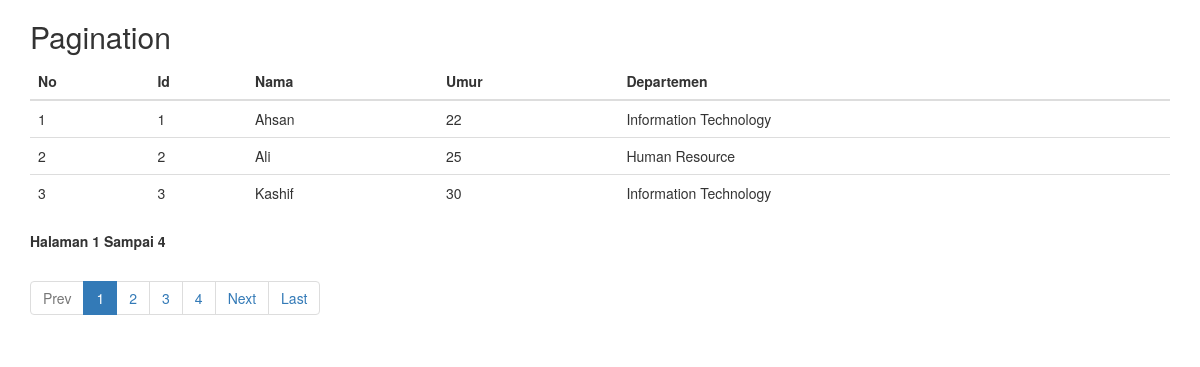
The page / on the database its author committed.
### tables this page shows
CREATE TABLE `pagination_table` (
  `id` int(10) NOT NULL,
  `name` varchar(250) NOT NULL,
  `age` int(10) NOT NULL,
  `dept` varchar(250) NOT NULL
);

### index.php (the view, shortened to what this page needs)
<!DOCTYPE html>
<html lang="en">
<head>
    <link rel="stylesheet" href="css/bootstrap.min.css">
</head>
<body>
<div class="container">
  <h2>Pagination</h2>
  <table class="table">
    <thead>
      <tr>
        <th>No</th>
        <th>Id</th>
        <th>Nama</th>
        <th>Umur</th>
        <th>Departemen</th>
      </tr>
    </thead>
    <tbody>
    <?php
        include "koneksi.php";
        if(isset($_GET['page']) && $_GET['page'] !="" ){
            $page = $_GET['page'];
        }else{
            $page = 1;
        }
        $total_data_page = 3;
        $offset = ($page - 1) * $total_data_page;
        $next_page = $page + 1;
        $prev_page = $page - 1;
        $result = $conn->query("SELECT * FROM pagination_table");
        $total_records = mysqli_num_rows($result);
        $total_no_page = ceil($total_records/$total_data_page);
        $resultPerPage = $conn->query("SELECT * FROM pagination_table
            LIMIT $offset,$total_data_page");
    ?>
    <?php $no = $offset+1; ?>
    <?php  while($row = mysqli_fetch_assoc($resultPerPage)) : ?>
        <tr>
            <td><?= $no; ?></td>
            <td><?= $row['id']; ?></td>
            <td><?= $row['name']; ?></td>
            <td><?= $row['age']; ?></td>
            <td><?= $row['dept']; ?></td>
        </tr>
        <?php $no++; ?>
        <?php endwhile; ?>
    </tbody>
  </table>
  <strong><p>Halaman <?php echo $page; ?> Sampai <?php echo $total_no_page; ?></p></strong>
  <ul class="pagination">
        <li <?php if($page <=1 ) {echo "class='disabled'";}  ?>>
            <a <?php if ($page > 1 ) { echo "href='?page=$prev_page'"; } ?>>Prev</a>
        </li>
        <?php
            if ($total_no_page > 10){
                if($page<=4){
                    for($i = 1 ; $i < 8 ; $i++){
                        if($i == $page){
                            echo "<li class='active'><a>$i</a></li>";
                        }else{
                            echo "<li><a href='?page=$i'>$i</a><li>";
                        }
                    }
                    echo "<li><a>...</a></li>";
                    echo "<li><a href='?page=$total_no_page'>$total_no_page</a></li>";
                }
                else if ($page > 4 && $page < $total_no_page - 4 ){
                    echo "<li><a href='?page=1'>1</a></li>";
                    echo "<li><a>...</a></li>";
                    for ($i = $page - 3 ; $i<= $page + 3; $i++){
                        if($i == $page){
                            echo "<li class='active'><a>$i</a></li>";
                        }else{
                            echo "<li><a href='?page=$i'>$i</a><li>";
                        }
                    }
                    echo "<li><a>...</a></li>";
                    echo "<li><a href='?page=$total_no_page'>$total_no_page</a></li>";
                }
                else{
                    echo "<li><a href='?page=1'>1</a></li>";
                    echo "<li><a>...</a></li>";
                    for($i = $total_no_page - 7; $i <= $total_no_page; $i++ ){
                        if($i == $page){
                            echo "<li class='active'><a>$i</a></li>";
                        }else{
                            echo "<li><a href='?page=$i'>$i</a><li>";
                        }
                    }
                }
            }
            else if ( $total_no_page <= 10 ){
                for ($i = 1 ; $i <=$total_no_page;$i++){
                    if($i == $page){
                        echo "<li class='active'><a>$i</a></li>";
                    }else{
                        echo "<li><a href='?page=$i'>$i</a><li>";
                    }
                }
            }
        ?>
        <li <?php if($page >= $total_no_page) { echo "class='disabled'"; } ?>>
            <a <?php if ($page < $total_no_page ) { echo "href='?page=$next_page'"; }?>>Next</a>
        </li>
        <?php if ($page < $total_no_page){
           echo "<li><a href='?page=$total_no_page'>Last</a></li>";
        }?>
  </ul>
</div>
</body>
</html>

### rows shown on the page
pagination_table: id "1", name "Ahsan", age "22", dept "Information Technology"
pagination_table: id "2", name "Ali", age "25", dept "Human Resource"
pagination_table: id "3", name "Kashif", age "30", dept "Information Technology"

### other values the page prints
$page "1"
$total_no_page "4"
